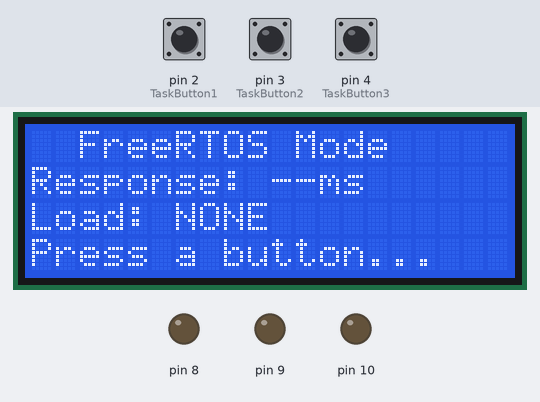
Bench run of a sketch on a simulated Arduino Uno, built with avr-gcc and run on an emulated ATmega328P. Shown: 20×4 character LCD, output pins drawn as LEDs (lit = HIGH). Inputs (shaded band) come from the test bench; at power-on: pin 4 (TaskButton3) HIGH, pin 2 (TaskButton1) HIGH, pin 3 (TaskButton2) HIGH. What the sketch prints to the serial monitor is not drawn.

Above: at 0.9 s.
1.0 s: pin 4 (TaskButton3) pulled LOW for 3.2 s
At 1.6 s:
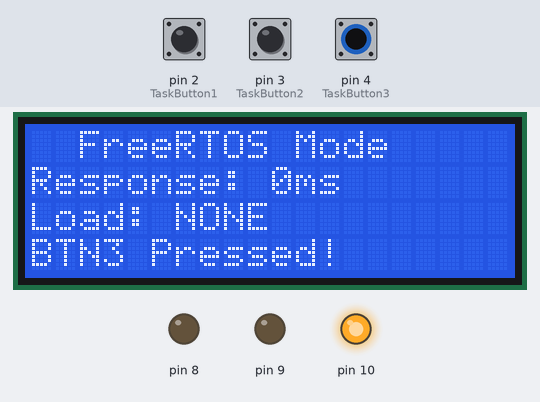
5.8 s: pin 2 (TaskButton1) pulled LOW for 0.15 s
At 6.7 s:
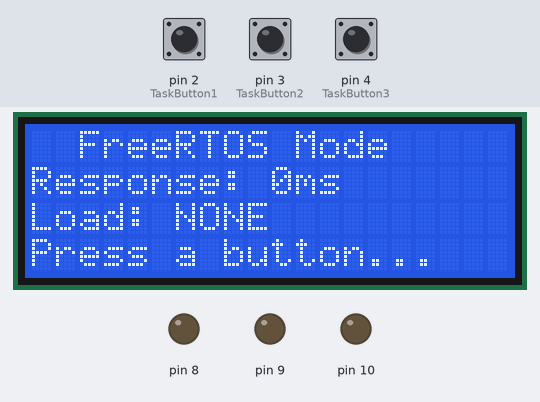
7.4 s: pin 3 (TaskButton2) pulled LOW for 0.15 s
At 7.55 s:
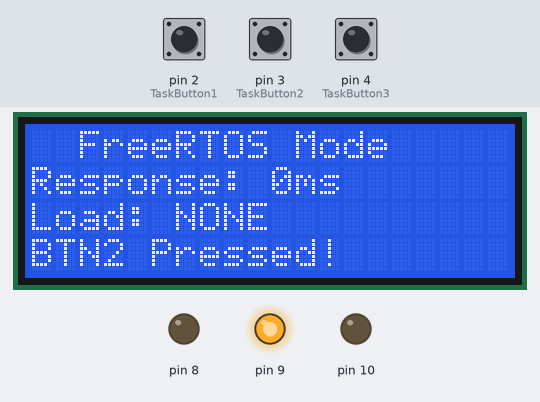
9.1 s: pin 3 (TaskButton2) pulled LOW for 1 s
At 10.19 s:
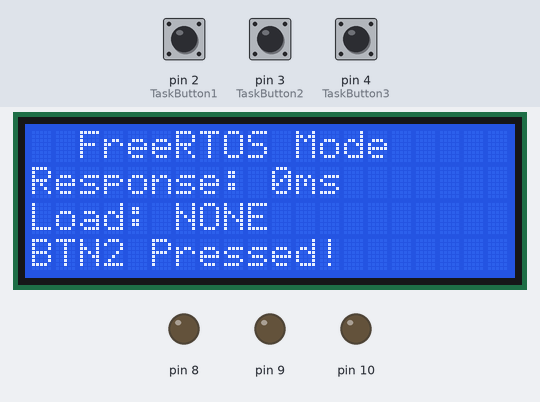
13.1 s: pin 4 (TaskButton3) pulled LOW for 1 s
At 14.7 s:
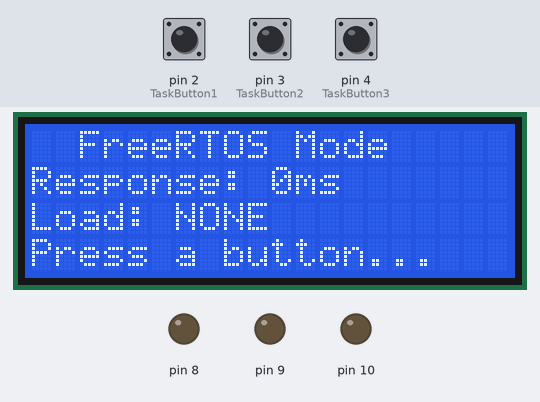
15.6 s: pin 2 (TaskButton1) pulled LOW for 3.2 s
At 16.6 s:
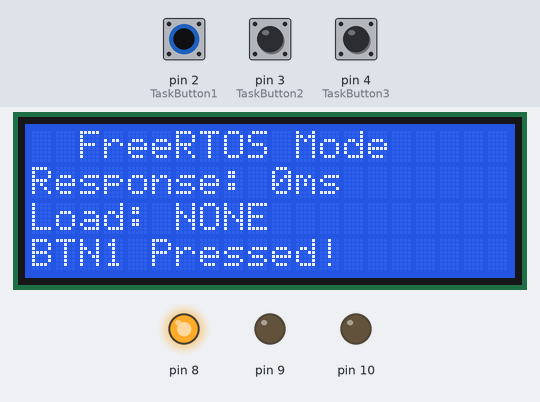
Timing chart, 0 to 20.4 s (numbered marks = the images above; inputs shaded):
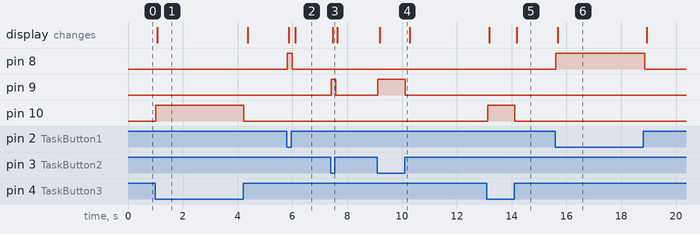

Measured:
- after the input at 1.0 s, pin 10: LOW → HIGH at once, → LOW 3.2 s later; the display: changes after 0.07 s (image 1)
- after the input at 5.8 s, pin 8: LOW → HIGH at once, → LOW 0.18 s later; the display: first changes after 0.07 s (image 2 shows a later state)
- after the input at 7.4 s, pin 9: LOW → HIGH at once, → LOW 0.18 s later; the display: changes after 0.07 s (image 3)
- after the input at 9.1 s, pin 9: LOW → HIGH at once, → LOW 0.99 s later; the display: changes after 0.08 s (image 4)
- after the input at 13.1 s, pin 10: LOW → HIGH at once, → LOW 0.99 s later; the display: first changes after 0.09 s (image 5 shows a later state)
- after the input at 15.6 s, pin 8: LOW → HIGH at once, → LOW 3.2 s later; the display: changes after 0.08 s (image 6)

The sketch:

freertos_no_load.ino
```cpp
#include <Arduino_FreeRTOS.h>
#include <semphr.h>
#include <Wire.h>
#include <LiquidCrystal_I2C.h>

LiquidCrystal_I2C lcd1(0x27, 20, 4);

SemaphoreHandle_t lcdMutex;

unsigned long pressTime = 0;
unsigned long responseTime = 0;
int taskCount = 0;

extern unsigned int __heap_start;
extern void *__brkval;

int freeMemory() {
  int free_memory;
  if ((int)__brkval == 0)
    free_memory = ((int)&free_memory) - ((int)&__heap_start);
  else
    free_memory = ((int)&free_memory) - ((int)__brkval);
  return free_memory;
}

void TaskBusy(void *pvParameters) {
  for (;;) {
    volatile long x = 0;
    for (long i = 0; i < 100000; i++) {
      x += i;
    }
    taskCount++;
    if (taskCount % 50 == 0) {
      Serial.print(freeMemory());
      Serial.print(" bytes | Task #");
      Serial.print(taskCount);
      Serial.print(" | Response: ");
      Serial.print(responseTime);
      Serial.println("ms");
    }
    vTaskDelay(1);
  }
}

void TaskButton1(void *pvParameters) {
  for (;;) {
    if (digitalRead(2) == LOW) {
      pressTime = millis();
      digitalWrite(8, HIGH);
      responseTime = millis() - pressTime;
      if (xSemaphoreTake(lcdMutex, portMAX_DELAY)) {
        lcd1.setCursor(0, 1);
        lcd1.print("Response: ");
        lcd1.print(responseTime);
        lcd1.print("ms        ");
        lcd1.setCursor(0, 3);
        lcd1.print("BTN1 Pressed!       ");
        xSemaphoreGive(lcdMutex);
      }
      Serial.print(freeMemory());
      Serial.print(" bytes | Task #");
      Serial.print(taskCount);
      Serial.print(" | Response: ");
      Serial.print(responseTime);
      Serial.println("ms  <-- BTN1");
    } else {
      digitalWrite(8, LOW);
    }
    vTaskDelay(1);
  }
}

void TaskButton2(void *pvParameters) {
  for (;;) {
    if (digitalRead(3) == LOW) {
      pressTime = millis();
      digitalWrite(9, HIGH);
      responseTime = millis() - pressTime;
      if (xSemaphoreTake(lcdMutex, portMAX_DELAY)) {
        lcd1.setCursor(0, 1);
        lcd1.print("Response: ");
        lcd1.print(responseTime);
        lcd1.print("ms        ");
        lcd1.setCursor(0, 3);
        lcd1.print("BTN2 Pressed!       ");
        xSemaphoreGive(lcdMutex);
      }
      Serial.print(freeMemory());
      Serial.print(" bytes | Task #");
      Serial.print(taskCount);
      Serial.print(" | Response: ");
      Serial.print(responseTime);
      Serial.println("ms  <-- BTN2");
    } else {
      digitalWrite(9, LOW);
    }
    vTaskDelay(1);
  }
}

void TaskButton3(void *pvParameters) {
  for (;;) {
    if (digitalRead(4) == LOW) {
      pressTime = millis();
      digitalWrite(10, HIGH);
      responseTime = millis() - pressTime;
      if (xSemaphoreTake(lcdMutex, portMAX_DELAY)) {
        lcd1.setCursor(0, 1);
        lcd1.print("Response: ");
        lcd1.print(responseTime);
        lcd1.print("ms        ");
        lcd1.setCursor(0, 3);
        lcd1.print("BTN3 Pressed!       ");
        xSemaphoreGive(lcdMutex);
      }
      Serial.print(freeMemory());
      Serial.print(" bytes | Task #");
      Serial.print(taskCount);
      Serial.print(" | Response: ");
      Serial.print(responseTime);
      Serial.println("ms  <-- BTN3");
    } else {
      digitalWrite(10, LOW);
    }
    vTaskDelay(1);
  }
}

void TaskIdle(void *pvParameters) {
  for (;;) {
    if (digitalRead(2) == HIGH && digitalRead(3) == HIGH && digitalRead(4) == HIGH) {
      if (xSemaphoreTake(lcdMutex, portMAX_DELAY)) {
        lcd1.setCursor(0, 3);
        lcd1.print("Press a button...   ");
        xSemaphoreGive(lcdMutex);
      }
    }
    vTaskDelay(10);
  }
}

void setup() {
  Serial.begin(9600);
  pinMode(8, OUTPUT);
  pinMode(9, OUTPUT);
  pinMode(10, OUTPUT);
  pinMode(2, INPUT_PULLUP);
  pinMode(3, INPUT_PULLUP);
  pinMode(4, INPUT_PULLUP);

  lcd1.init();
  lcd1.backlight();

  lcd1.setCursor(0, 0);
  lcd1.print("  FreeRTOS Mode    ");
  lcd1.setCursor(0, 1);
  lcd1.print("Response: --ms      ");
  lcd1.setCursor(0, 2);
  lcd1.print("Load: NONE          ");
  lcd1.setCursor(0, 3);
  lcd1.print("Press a button...   ");

  Serial.println("=== FreeRTOS Mode (No Load) ===");
  Serial.println("Free Memory | Task Count | Response Time");

  lcdMutex = xSemaphoreCreateMutex();

  xTaskCreate(TaskButton1, "BTN1", 128, NULL, 3, NULL);
  xTaskCreate(TaskButton2, "BTN2", 128, NULL, 3, NULL);
  xTaskCreate(TaskButton3, "BTN3", 128, NULL, 3, NULL);
  xTaskCreate(TaskBusy,   "BUSY", 128, NULL, 1, NULL);
  xTaskCreate(TaskIdle,   "IDLE", 128, NULL, 2, NULL);

  vTaskStartScheduler();
}

void loop() {
}
```
